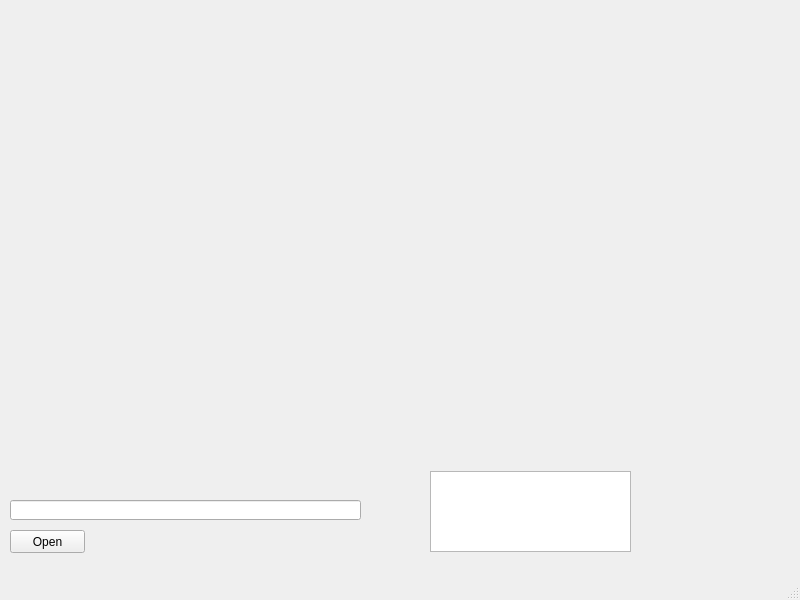
<?xml version="1.0" encoding="UTF-8"?>
<ui version="4.0">
 <class>CarpetPlotMainWindow</class>
 <widget class="QMainWindow" name="CarpetPlotMainWindow">
  <property name="enabled">
   <bool>true</bool>
  </property>
  <property name="geometry">
   <rect>
    <x>0</x>
    <y>0</y>
    <width>800</width>
    <height>600</height>
   </rect>
  </property>
  <property name="sizePolicy">
   <sizepolicy hsizetype="Fixed" vsizetype="Fixed">
    <horstretch>0</horstretch>
    <verstretch>0</verstretch>
   </sizepolicy>
  </property>
  <property name="maximumSize">
   <size>
    <width>800</width>
    <height>600</height>
   </size>
  </property>
  <property name="windowTitle">
   <string>Carpet Plotter</string>
  </property>
  <property name="toolTipDuration">
   <number>0</number>
  </property>
  <widget class="QWidget" name="centralwidget">
   <widget class="QPushButton" name="pushButtonOpen">
    <property name="geometry">
     <rect>
      <x>10</x>
      <y>530</y>
      <width>75</width>
      <height>23</height>
     </rect>
    </property>
    <property name="text">
     <string>Open</string>
    </property>
   </widget>
   <widget class="QLineEdit" name="lineEdit">
    <property name="geometry">
     <rect>
      <x>10</x>
      <y>500</y>
      <width>351</width>
      <height>20</height>
     </rect>
    </property>
   </widget>
   <widget class="QTableWidget" name="tableWidget">
    <property name="geometry">
     <rect>
      <x>430</x>
      <y>471</y>
      <width>201</width>
      <height>81</height>
     </rect>
    </property>
   </widget>
  </widget>
  <widget class="QMenuBar" name="menubar">
   <property name="geometry">
    <rect>
     <x>0</x>
     <y>0</y>
     <width>800</width>
     <height>21</height>
    </rect>
   </property>
  </widget>
  <widget class="QStatusBar" name="statusbar"/>
 </widget>
 <resources/>
 <connections/>
</ui>
